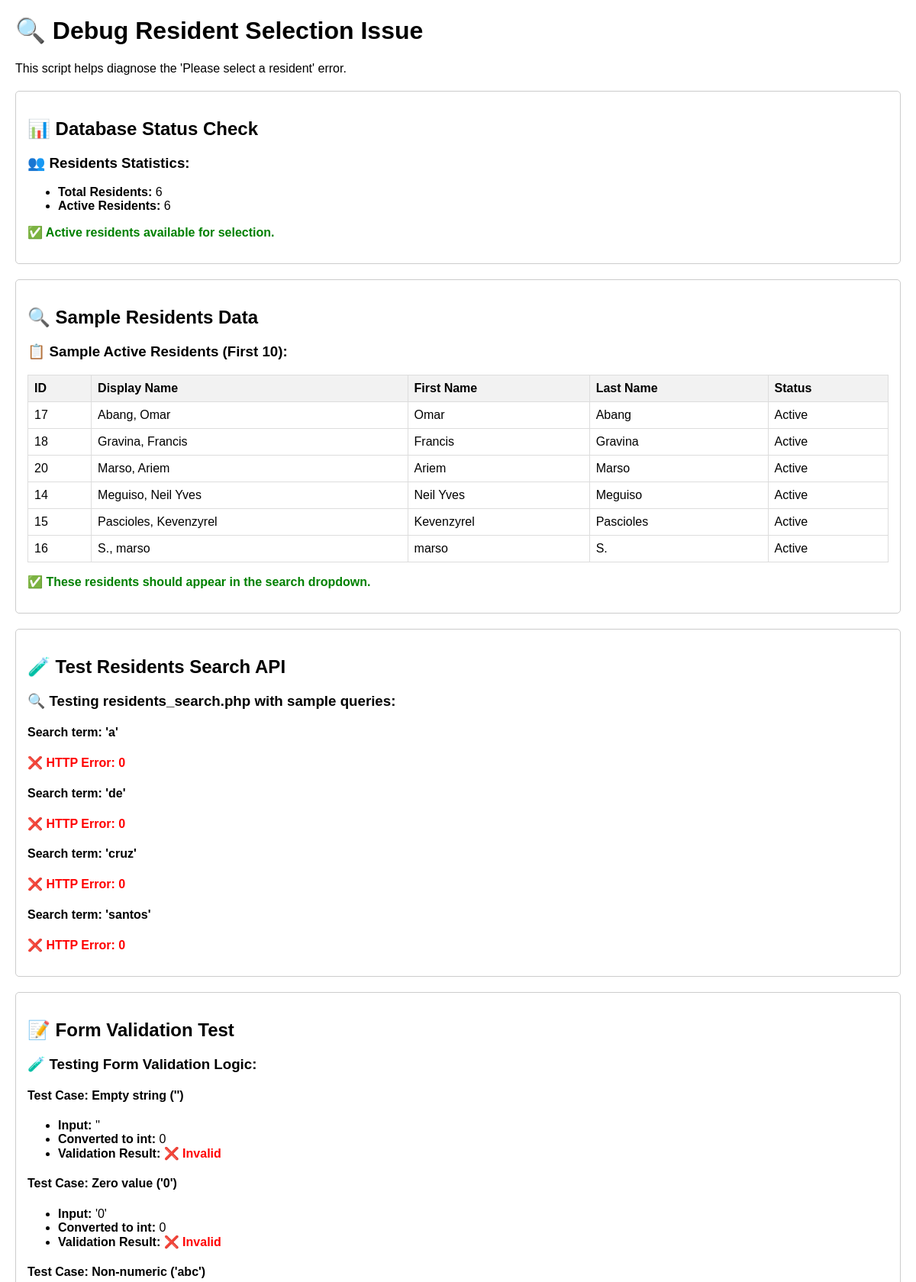
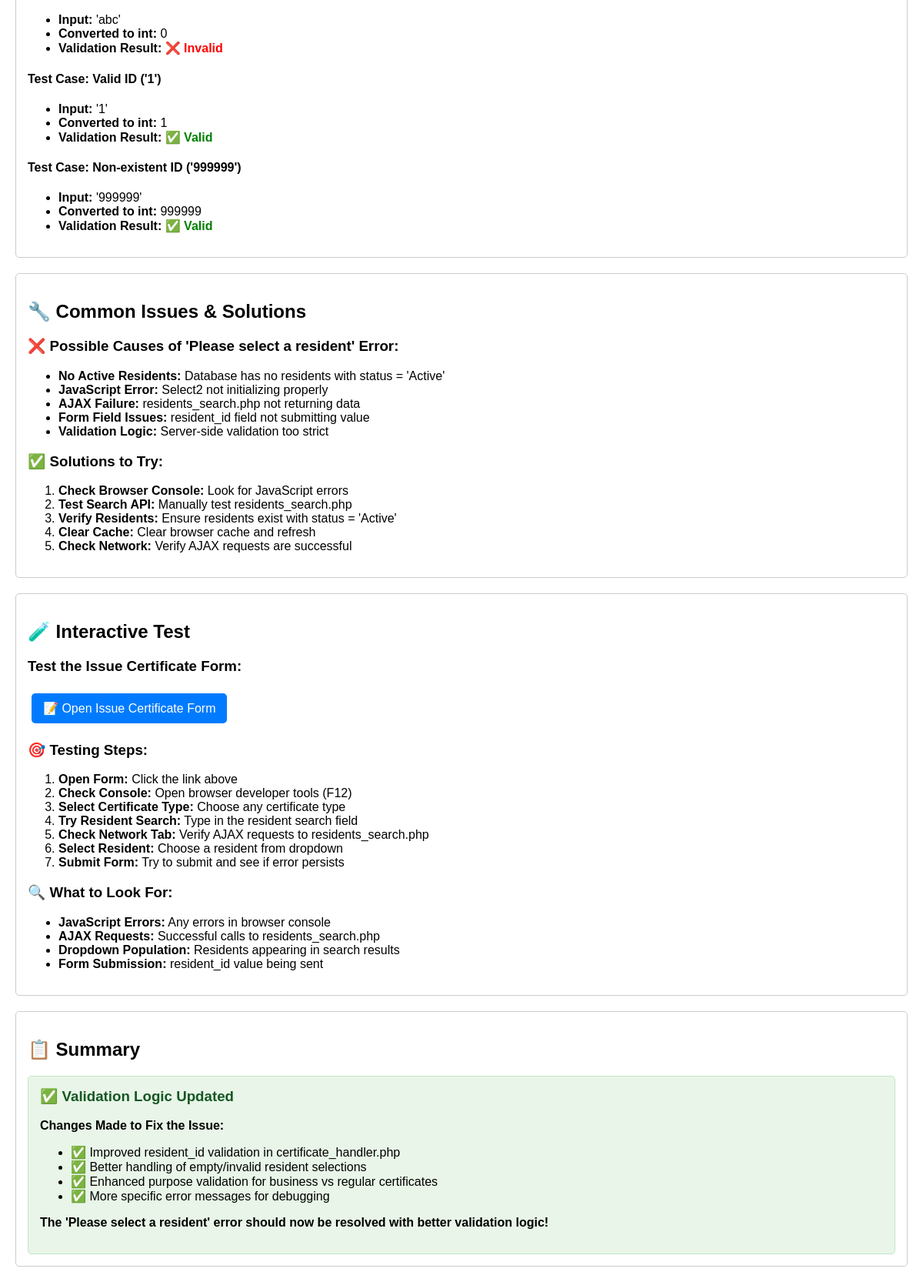
/debug_resident_selection.php, run on the app's committed database (2 pictures, top to bottom).
### tables this page shows
CREATE TABLE `residents` (
  `id` int(11) NOT NULL,
  `fullname` varchar(255) DEFAULT NULL,
  `first_name` varchar(100) NOT NULL DEFAULT '',
  `middle_name` varchar(100) DEFAULT NULL,
  `last_name` varchar(100) NOT NULL DEFAULT '',
  `suffix` varchar(20) DEFAULT NULL,
  `gender` enum('Male','Female','Other') NOT NULL,
  `civil_status` varchar(50) NOT NULL DEFAULT 'Single',
  `spouse_name` varchar(255) DEFAULT NULL,
  `birthdate` date DEFAULT NULL,
  `age` int(11) DEFAULT NULL,
  `educational_attainment` enum('No Formal Education','Elementary','Elementary Graduate','High School','High School Graduate','Vocational','College','College Graduate','Post Graduate') DEFAULT NULL,
  `family_planning` enum('Yes','No','Not Applicable') DEFAULT 'Not Applicable',
  `no_maintenance` enum('Yes','No') DEFAULT 'No',
  `water_source` enum('Level 0 - Deepwell','Level 1 - Point Source','Level 2 - Communal Faucet','Level 3 - Individual Connection','Others') DEFAULT NULL,
  `toilet_facility` enum('Water Sealed','Closed Pit','Open Pit','None/No Toilet','Other') DEFAULT NULL,
  `pantawid_4ps` enum('Yes','No') DEFAULT 'No',
  `backyard_gardening` enum('Yes','No') DEFAULT 'No',
  `address` text DEFAULT NULL,
  `contact_number` varchar(20) DEFAULT NULL,
  `email` varchar(100) DEFAULT NULL,
  `status` enum('Active','Deceased','Moved Out','Archived') NOT NULL DEFAULT 'Active',
  `purok_id` int(11) DEFAULT NULL,
  `date_status_changed` date DEFAULT NULL,
  `status_remarks` text DEFAULT NULL,
  `archived_date` datetime DEFAULT NULL,
  `archived_by` varchar(100) DEFAULT NULL,
  `archive_reason` text DEFAULT NULL,
  `registration_date` timestamp NOT NULL DEFAULT current_timestamp(),
  `household_id` int(11) DEFAULT NULL,
  `maintenance_medicine` varchar(50) DEFAULT NULL,
  `other_medicine` varchar(100) DEFAULT NULL,
  `gender_other` varchar(50) DEFAULT NULL
);

### debug_resident_selection.php (the view, shortened to what this page needs)
<?php
require_once 'config.php';
echo "<!DOCTYPE html>";
echo "<html><head><title>Debug Resident Selection</title>";
echo "<style>
    body { font-family: Arial, sans-serif; margin: 20px; }
    .success { color: green; font-weight: bold; }
    .error { color: red; font-weight: bold; }
    .warning { color: orange; font-weight: bold; }
    .info { color: blue; }
    .test-section { margin: 20px 0; padding: 15px; border: 1px solid #ccc; border-radius: 5px; }
    table { border-collapse: collapse; width: 100%; margin: 10px 0; }
    th, td { border: 1px solid #ddd; padding: 8px; text-align: left; }
    th { background-color: #f2f2f2; }
    .demo-link { background: #007bff; color: white; padding: 10px 15px; text-decoration: none; border-radius: 5px; display: inline-block; margin: 5px; }
    .demo-link:hover { background: #0056b3; color: white; text-decoration: none; }
    pre { background: #f5f5f5; padding: 10px; border-radius: 3px; overflow-x: auto; }
</style></head><body>";
echo "<h1>🔍 Debug Resident Selection Issue</h1>";
echo "<p>This script helps diagnose the 'Please select a resident' error.</p>";
echo "<div class='test-section'>";
echo "<h2>📊 Database Status Check</h2>";
$residents_count_query = "SELECT COUNT(*) as total,
                         COUNT(CASE WHEN status = 'Active' THEN 1 END) as active
                         FROM residents";
$residents_result = mysqli_query($link, $residents_count_query);
if ($residents_result) {
    $residents_stats = mysqli_fetch_assoc($residents_result);
    echo "<h3>👥 Residents Statistics:</h3>";
    echo "<ul>";
    echo "<li><strong>Total Residents:</strong> {$residents_stats['total']}</li>";
    echo "<li><strong>Active Residents:</strong> {$residents_stats['active']}</li>";
    echo "</ul>";
    if ($residents_stats['active'] == 0) {
        echo "<p class='error'>❌ No active residents found! This could cause the selection issue.</p>";
    } else {
        echo "<p class='success'>✅ Active residents available for selection.</p>";
    }
} else {
    echo "<p class='error'>❌ Could not check residents table: " . mysqli_error($link) . "</p>";
}
echo "</div>";
echo "<div class='test-section'>";
echo "<h2>🔍 Sample Residents Data</h2>";
$sample_residents_query = "SELECT id, first_name, middle_name, last_name, suffix, status,
                          CONCAT(last_name, ', ', first_name, ' ', COALESCE(suffix, '')) AS display_name
                          FROM residents
                          WHERE status = 'Active'
                          ORDER BY last_name ASC, first_name ASC
                          LIMIT 10";
$sample_result = mysqli_query($link, $sample_residents_query);
if ($sample_result && mysqli_num_rows($sample_result) > 0) {
    echo "<h3>📋 Sample Active Residents (First 10):</h3>";
    echo "<table>";
    echo "<tr><th>ID</th><th>Display Name</th><th>First Name</th><th>Last Name</th><th>Status</th></tr>";
    while ($row = mysqli_fetch_assoc($sample_result)) {
        echo "<tr>";
        echo "<td>{$row['id']}</td>";
        echo "<td>" . htmlspecialchars($row['display_name']) . "</td>";
        echo "<td>" . htmlspecialchars($row['first_name']) . "</td>";
        echo "<td>" . htmlspecialchars($row['last_name']) . "</td>";
        echo "<td>{$row['status']}</td>";
        echo "</tr>";
    }
    echo "</table>";
    echo "<p class='success'>✅ These residents should appear in the search dropdown.</p>";
} else {
    echo "<p class='error'>❌ No active residents found for search dropdown.</p>";
}
echo "</div>";
echo "<div class='test-section'>";
echo "<h2>🧪 Test Residents Search API</h2>";
echo "<h3>🔍 Testing residents_search.php with sample queries:</h3>";
$test_terms = ['a', 'de', 'cruz', 'santos'];
foreach ($test_terms as $term) {
    $ch = curl_init();
    $response = curl_exec($ch);
    $http_code = curl_getinfo($ch, CURLINFO_HTTP_CODE);
    echo "<h4>Search term: '$term'</h4>";
    if ($http_code == 200) {
        $data = json_decode($response, true);
        if ($data && isset($data['results'])) {
            echo "<p class='success'>✅ API Response: " . count($data['results']) . " results found</p>";
            if (count($data['results']) > 0) {
                echo "<pre>" . json_encode($data, JSON_PRETTY_PRINT) . "</pre>";
            }
        } else {
            echo "<p class='error'>❌ Invalid JSON response</p>";
            echo "<pre>" . htmlspecialchars($response) . "</pre>";
        }
    } else {
        echo "<p class='error'>❌ HTTP Error: $http_code</p>";
    }
}
echo "</div>";
echo "<div class='test-section'>";
echo "<h2>📝 Form Validation Test</h2>";
echo "<h3>🧪 Testing Form Validation Logic:</h3>";
$test_cases = [
    ['resident_id' => '', 'description' => 'Empty string'],
    ['resident_id' => '0', 'description' => 'Zero value'],
    ['resident_id' => 'abc', 'description' => 'Non-numeric'],
    ['resident_id' => '1', 'description' => 'Valid ID'],
    ['resident_id' => '999999', 'description' => 'Non-existent ID']
];
foreach ($test_cases as $test) {
    $resident_id = !empty($test['resident_id']) ? (int)$test['resident_id'] : 0;
    $is_valid = $resident_id > 0;
    echo "<h4>Test Case: {$test['description']} ('{$test['resident_id']}')</h4>";
    echo "<ul>";
    echo "<li><strong>Input:</strong> '{$test['resident_id']}'</li>";
    echo "<li><strong>Converted to int:</strong> $resident_id</li>";
    echo "<li><strong>Validation Result:</strong> " . ($is_valid ? '<span class="success">✅ Valid</span>' : '<span class="error">❌ Invalid</span>') . "</li>";
    echo "</ul>";
}
echo "</div>";
echo "<div class='test-section'>";
echo "<h2>🔧 Common Issues & Solutions</h2>";
echo "<h3>❌ Possible Causes of 'Please select a resident' Error:</h3>";
echo "<ul>";
echo "<li><strong>No Active Residents:</strong> Database has no residents with status = 'Active'</li>";
echo "<li><strong>JavaScript Error:</strong> Select2 not initializing properly</li>";
echo "<li><strong>AJAX Failure:</strong> residents_search.php not returning data</li>";
echo "<li><strong>Form Field Issues:</strong> resident_id field not submitting value</li>";
echo "<li><strong>Validation Logic:</strong> Server-side validation too strict</li>";
echo "</ul>";
echo "<h3>✅ Solutions to Try:</h3>";
echo "<ol>";
echo "<li><strong>Check Browser Console:</strong> Look for JavaScript errors</li>";
echo "<li><strong>Test Search API:</strong> Manually test residents_search.php</li>";
echo "<li><strong>Verify Residents:</strong> Ensure residents exist with status = 'Active'</li>";
echo "<li><strong>Clear Cache:</strong> Clear browser cache and refresh</li>";
echo "<li><strong>Check Network:</strong> Verify AJAX requests are successful</li>";
echo "</ol>";
echo "</div>";
echo "<div class='test-section'>";
echo "<h2>🧪 Interactive Test</h2>";
echo "<h3>Test the Issue Certificate Form:</h3>";
echo "<a href='issue_certificate_form.php' target='_blank' class='demo-link'>📝 Open Issue Certificate Form</a>";
echo "<h3>🎯 Testing Steps:</h3>";
echo "<ol>";
echo "<li><strong>Open Form:</strong> Click the link above</li>";
echo "<li><strong>Check Console:</strong> Open browser developer tools (F12)</li>";
echo "<li><strong>Select Certificate Type:</strong> Choose any certificate type</li>";
echo "<li><strong>Try Resident Search:</strong> Type in the resident search field</li>";
echo "<li><strong>Check Network Tab:</strong> Verify AJAX requests to residents_search.php</li>";
echo "<li><strong>Select Resident:</strong> Choose a resident from dropdown</li>";
echo "<li><strong>Submit Form:</strong> Try to submit and see if error persists</li>";
echo "</ol>";
echo "<h3>🔍 What to Look For:</h3>";
echo "<ul>";
echo "<li><strong>JavaScript Errors:</strong> Any errors in browser console</li>";
echo "<li><strong>AJAX Requests:</strong> Successful calls to residents_search.php</li>";
echo "<li><strong>Dropdown Population:</strong> Residents appearing in search results</li>";
echo "<li><strong>Form Submission:</strong> resident_id value being sent</li>";
echo "</ul>";
echo "</div>";
echo "<div class='test-section'>";
echo "<h2>📋 Summary</h2>";
echo "<div style='background: #e8f5e8; padding: 15px; border-radius: 5px; border: 1px solid #c3e6cb;'>";
echo "<h3 style='color: #155724; margin-top: 0;'>✅ Validation Logic Updated</h3>";
echo "<p><strong>Changes Made to Fix the Issue:</strong></p>";
echo "<ul>";
echo "<li>✅ Improved resident_id validation in certificate_handler.php</li>";
echo "<li>✅ Better handling of empty/invalid resident selections</li>";
echo "<li>✅ Enhanced purpose validation for business vs regular certificates</li>";
echo "<li>✅ More specific error messages for debugging</li>";
echo "</ul>";
echo "<p><strong>The 'Please select a resident' error should now be resolved with better validation logic!</strong></p>";
echo "</div>";
echo "</div>";
echo "</body></html>";
?>

### debug_resident_selection.php (style rules this page uses)
body { font-family: Arial, sans-serif; margin: 20px; }
.success { color: green; font-weight: bold; }
.error { color: red; font-weight: bold; }
.test-section { margin: 20px 0; padding: 15px; border: 1px solid #ccc; border-radius: 5px; }
table { border-collapse: collapse; width: 100%; margin: 10px 0; }
th, td { border: 1px solid #ddd; padding: 8px; text-align: left; }
th { background-color: #f2f2f2; }
.demo-link { background: #007bff; color: white; padding: 10px 15px; text-decoration: none; border-radius: 5px; display: inline-block; margin: 5px; }

### data on the page
residents: id "17", display_name "Abang, Omar", first_name "Omar", last_name "Abang", status "Active"
residents: id "18", display_name "Gravina, Francis", first_name "Francis", last_name "Gravina", status "Active"
residents: id "20", display_name "Marso, Ariem", first_name "Ariem", last_name "Marso", status "Active"
residents: id "14", display_name "Meguiso, Neil Yves", first_name "Neil Yves", last_name "Meguiso", status "Active"
residents: id "15", display_name "Pascioles, Kevenzyrel", first_name "Kevenzyrel", last_name "Pascioles", status "Active"
residents: id "16", display_name "S., marso", first_name "marso", last_name "S.", status "Active"

### other printed values
$residents_stats['total'] "6"
$residents_stats['active'] "6"
$term "a"
$http_code "0"
$term "de"
$term "cruz"
$term "santos"
$test['description'] "Empty string"
$resident_id "0"
$test['description'] "Zero value"
$test['resident_id'] "0"
$test['description'] "Non-numeric"
$test['resident_id'] "abc"
$test['description'] "Valid ID"
$test['resident_id'] "1"
